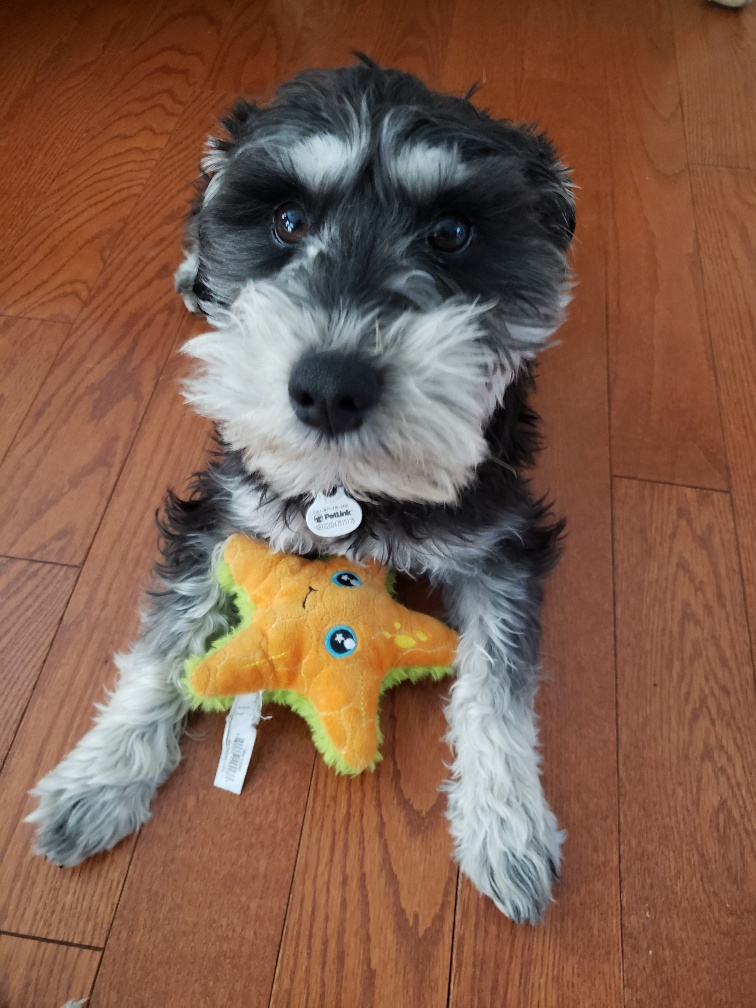
#> input picture Chapter1/Data/Dog.jpg, 756 x 1008 px, found by its file name
$ jupyter execute --allow-errors 2D-DCT.ipynb   (older library calls are emulated)
#> lines starting #> are read from the running program, lines starting #| are printed output that depends on the picture
[cell 1]
# This program is for the book "Digital Image Processing" by Dr. Mahmood Azimi-Sadjadi.
# Copyright Copyright (c) 2020 Yifan Yang and Dr. Mahmood Azimi-Sadjadi.
# Contact: mahmood.azimi-sadjadi@colostate.edu

# Give colab access to google drive

[cell 2]
# give colab access to google drive
from google.colab import drive
drive.mount('/content/drive')

# Define SNR and MSE for Evaluation

[cell 3]
import numpy as np

def snr_dB(actu,pred):
    err = pred - actu
    err = (err - np.mean(err, axis=(0,1)))
    sigma_n = np.var(err,  axis=1)
    actu = (actu - np.mean(actu, axis=(0,1)))
    sigma_s = np.var(actu, axis=1)
    ns = sigma_n/sigma_s
    snr = np.mean(20 * np.log10(ns))
    return snr

def MSE(actu, pred):
     return np.square(actu - pred).mean()

#Load Peper Image and Plot It

[cell 4]
import scipy.io as sio
import numpy as np
import matplotlib.pyplot as plt

# image path
work_path = '/content/drive/MyDrive/DigitalImageProcessing/Chapter1/'

# load image
img = sio.loadmat(work_path + 'Data/Peppers.mat')['peppers']
#> (reads Chapter1/Data/Peppers.mat from the repository)

# plot image
plt.imshow(img,cmap='gray')
plt.axis('off');

# Perform 2D-DCT on Peper Image

[cell 5]
from scipy.fftpack import dct

# take 2D-DCT
img_dct = dct(dct(img, axis=0), axis=1)

# The scale is not good due to strong components (e.g. the 0,0 DC component).
# Here we take logarithmic scale
im = plt.imshow(np.log10(np.abs(img_dct)),cmap='gray')
plt.axis('off')
plt.colorbar(im)

# save figure
plt.savefig(work_path+'Plots/DCT/Peppers.2D.DCT' + '.pdf', format='pdf',
                    bbox_inches='tight', facecolor=(1, 1, 1, 0))
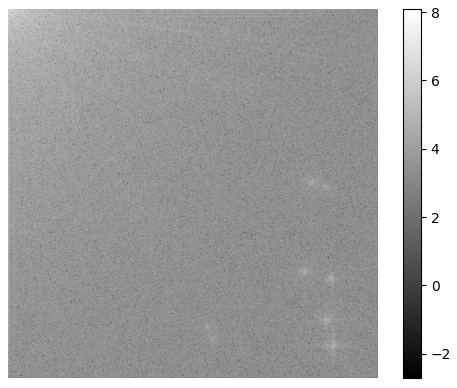
#> figure drawn by matplotlib, 2 panels

# Perform Inverse 2D-DCT

[cell 6]
from scipy.fftpack import idct

# take 2D-iDCT
img_idct = idct(idct(img_dct, axis=0), axis=1)

im = plt.imshow(img_idct,cmap='gray')
plt.axis('off');

# Perform 2D-DCT using Blocks and Thresholds

[cell 7]
from scipy.fftpack import dct

dct_coeff = np.zeros((img.shape))

block_size = 8

for i in range(0, img.shape[0], block_size):
  for j in range(0, img.shape[1], block_size):
    dct_coeff[i:i+block_size, j:j+block_size] = dct(dct(img[i:i+block_size, j:j+block_size], axis=0), axis=1)
    # if only retain top-left coefficient for each block
    dct_coeff[i+2:i+block_size, j+2:j+block_size] = 0

im = plt.imshow((np.abs(dct_coeff)),cmap='gray', vmax = 5000)

plt.axis('off')
plt.colorbar(im)

# save figure
plt.savefig(work_path+'Plots/DCT/Peppers.2D.DCT.Block' + '.pdf', format='pdf',
                    bbox_inches='tight', facecolor=(1, 1, 1, 0))
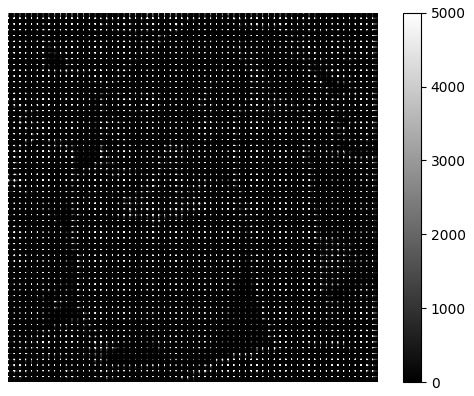
#> figure drawn by matplotlib, 2 panels

# Perform Inverse 2D-DCT Block-Wise

[cell 8]
from scipy.fftpack import idct

img_idct = np.zeros((dct_coeff.shape))

block_size = 8

for i in range(0, dct_coeff.shape[0], block_size):
  for j in range(0, dct_coeff.shape[1], block_size):
    img_idct[i:i+block_size, j:j+block_size] = idct(idct(dct_coeff[i:i+block_size, j:j+block_size], axis=0), axis=1)

# convert to uint8
#> (the rest of this cell did not finish here and is left out)

# Load Dog Image and Plot it

[cell 9]
from matplotlib import image
import numpy as np

# image path
work_path = '/content/drive/MyDrive/DigitalImageProcessing/Chapter1/'

# load image
img = image.imread(work_path + 'Data/Dog.jpg')
#> img is the input picture: shape (1008, 756, 3); mean R, G, B 128.8, 94.2, 76
img = np.transpose(img, (0,1,2))

# plot image
import matplotlib.pyplot as plt
plt.imshow(img)
plt.axis('off')

# Perform 2D-DCT

[cell 10]
from scipy.fftpack import dct

# take 2D-DCT
img_dct = dct(dct(img, axis=0), axis=1)

fig, ax = plt.subplots(1, 3, figsize=(12, 8))

# red channel
im = ax[0].imshow(np.abs(img_dct[:,:,0]),cmap='gray', vmax = 50000, vmin=2000)
ax[0].set_title('Red Channel')
ax[0].axis('off')

# green channel
im = ax[1].imshow(np.abs(img_dct[:,:,1]),cmap='gray', vmax = 50000, vmin=2000)
ax[1].set_title('Green Channel')
ax[1].axis('off')

# blue channel
im = ax[2].imshow(np.abs(img_dct[:,:,2]),cmap='gray', vmax = 50000, vmin=2000)
ax[2].set_title('Blue Channel')
ax[2].axis('off')

fig.colorbar(im, ax=ax.ravel().tolist(), shrink = 0.45)

# save figure
plt.savefig(work_path+'Plots/DCT/Dog.2D.DCT' + '.pdf', format='pdf',
                    bbox_inches='tight', facecolor=(1, 1, 1, 0))
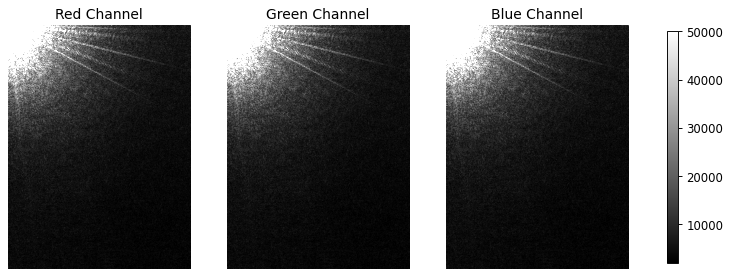
#> figure drawn by matplotlib, 4 panels

# Perform Inverse 2D-DCT

[cell 11]
from scipy.fftpack import idct
import cv2

# take 2D-iDCT
plt.figure()
img_idct = idct(idct(img_dct, axis=0), axis=1)
norm_image = cv2.normalize(img_idct, None, alpha = 0, beta = 255, norm_type = cv2.NORM_MINMAX, dtype = cv2.CV_32F)
plt.figure()
im = plt.imshow(norm_image.astype(np.uint8))
plt.axis('off');

# Perform 2D-DCT using Blocks

[cell 12]
from scipy.fftpack import dct

dct_coeff = np.zeros((img.shape))

block_size = 36

for i in range(0, img.shape[0], block_size):
  for j in range(0, img.shape[1], block_size):
    dct_coeff[i:i+block_size, j:j+block_size] = dct(dct(img[i:i+block_size, j:j+block_size], axis=0), axis=1)
    # if only retain top-left coefficient for each block
    dct_coeff[i+2:i+block_size, j+2:j+block_size] = 0
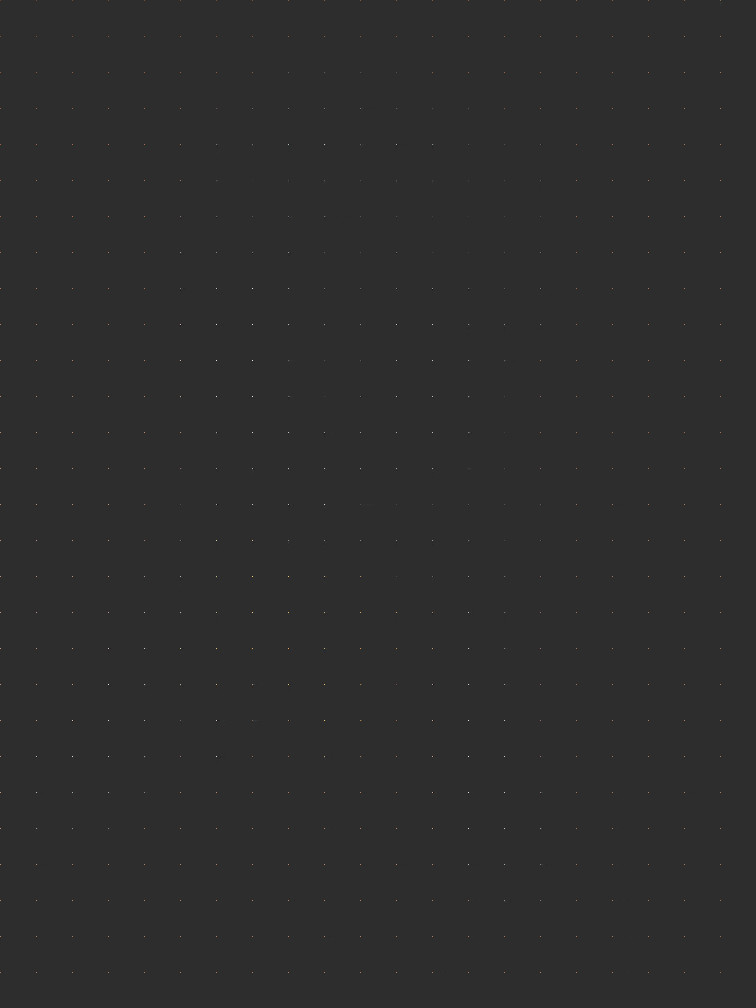
#> dct_coeff: shape (1008, 756, 3) float64; mean R, G, B 513.4, 374.6, 302.5; drawn with min black and max white


fig, ax = plt.subplots(1, 3, figsize=(12, 8))

im = ax[0].imshow(np.abs(dct_coeff[:,:,0]), cmap='gray', vmax=1000, vmin=0)
ax[0].set_title('Red Channel')
ax[0].axis('off')

im = ax[1].imshow(np.abs(dct_coeff[:,:,1]), cmap='gray', vmax=1000, vmin=0)
ax[1].set_title('Green Channel')
ax[1].axis('off')

im = ax[2].imshow(np.abs(dct_coeff[:,:,2]), cmap='gray', vmax=1000, vmin=0)
ax[2].set_title('Blue Channel')
ax[2].axis('off')

fig.colorbar(im, ax=ax.ravel().tolist(), shrink = 0.45)

# save figure
plt.savefig(work_path+'Plots/DCT/Dog.2D.DCT.Block.pdf', format='pdf',
                    bbox_inches='tight', facecolor=(1, 1, 1, 0))
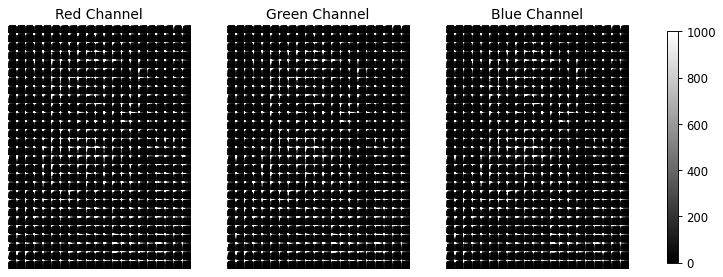
#> figure drawn by matplotlib, 4 panels

# Perform Inverse 2D-DCT Block-Wise

[cell 13]
from scipy.fftpack import idct
import cv2

# take 2D-iDCT
img_idct = np.zeros((dct_coeff.shape))
block_size = 36

for i in range(0, dct_coeff.shape[0], block_size):
  for j in range(0, dct_coeff.shape[1], block_size):
    img_idct[i:i+block_size, j:j+block_size] = idct(idct(dct_coeff[i:i+block_size, j:j+block_size], axis=0), axis=1)
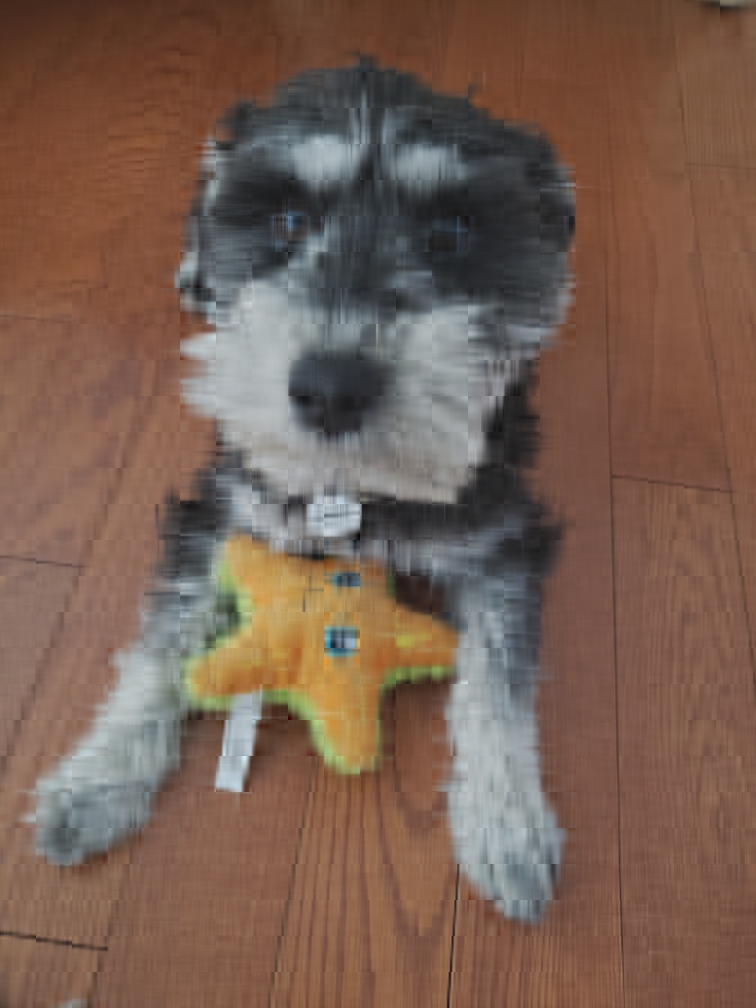
#> img_idct: shape (1008, 756, 3) float64; mean R, G, B 667662.4, 488262.8, 394141.5; drawn with min black and max white

# convert to uint8
norm_image = cv2.normalize(img_idct, None, alpha = 0, beta = 255, norm_type = cv2.NORM_MINMAX, dtype = cv2.CV_32F).astype(np.uint8)
plt.figure()
plt.imshow(norm_image)
plt.axis('off');

# print SNR and MSE
print('SNR:', np.round(snr_dB(img, norm_image),2))
#> in snr_dB, `err = pred - actu`:
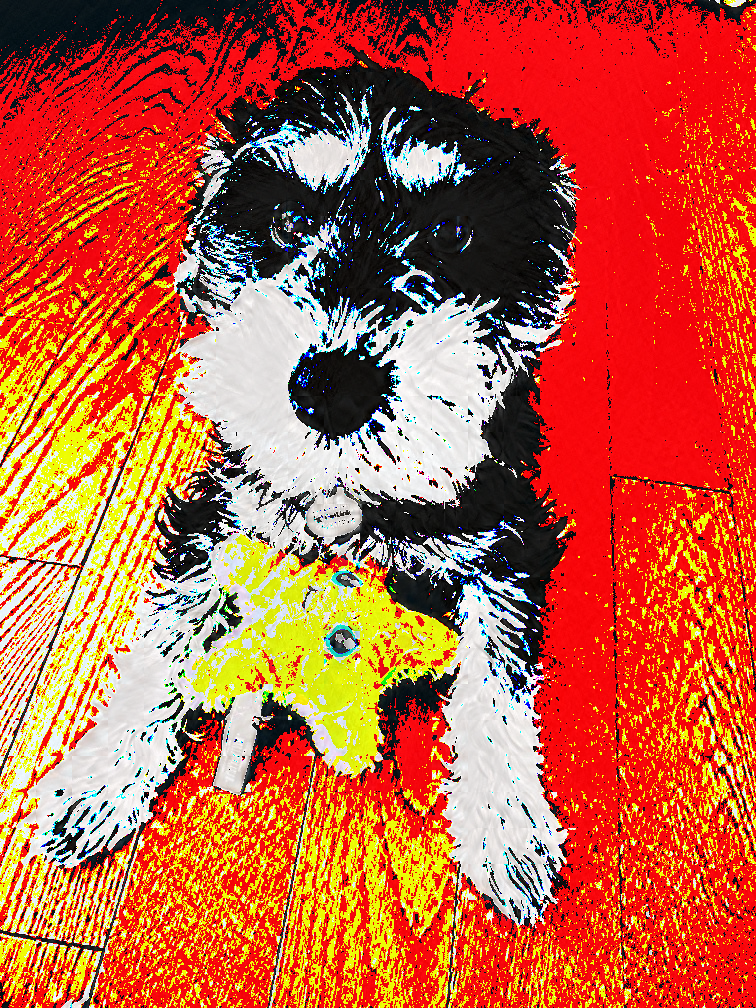
#> err: shape (1008, 756, 3); mean R, G, B 191.2, 94.6, 63.4
#> in snr_dB, `err = (err - np.mean(err, axis=(0,1)))`:
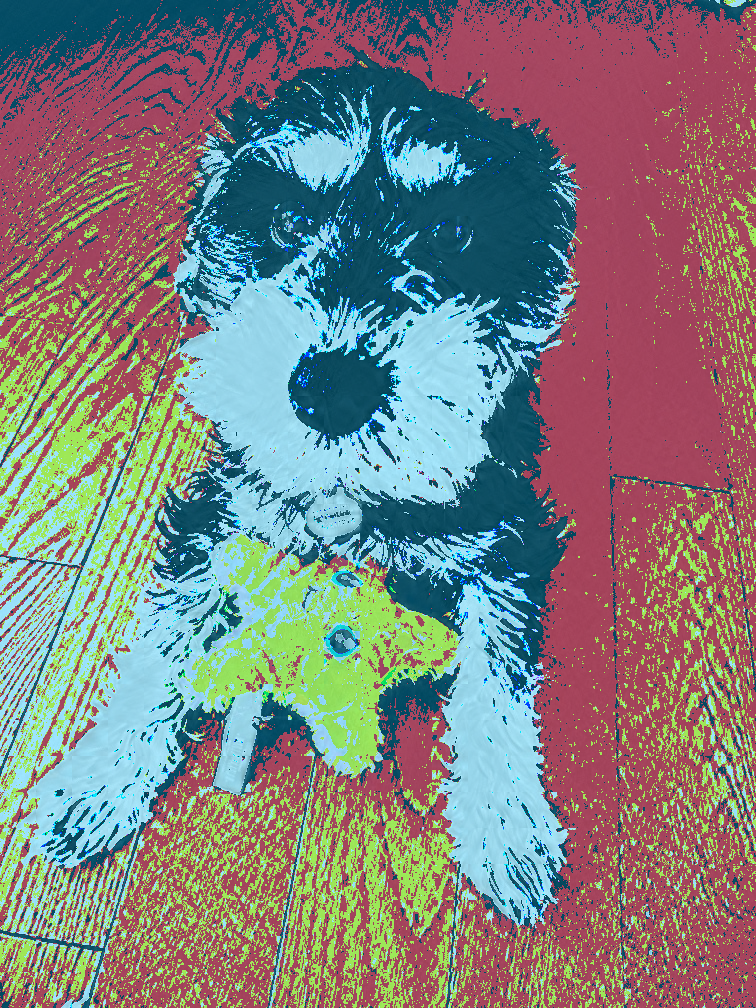
#> err: shape (1008, 756, 3) float64; mean R, G, B 0, 0, 0; drawn with min black and max white
#> in snr_dB, `sigma_n = np.var(err,  axis=1)`: sigma_n = 1008 rows, first 8: [12620.3, 2070.1, 1317.7], [12551.8, 1748.3, 1056.2], [12276.7, 1583.8, 1016.2], [12704, 1255.5, 749.1], [12801.7, 927.1, 910.9], [13054.1, 821.3, 583.4], [13651.9, 457.5, 363.8], [13897.1, 93.06, 14.2]
#> in snr_dB, `actu = (actu - np.mean(actu, axis=(0,1)))`:
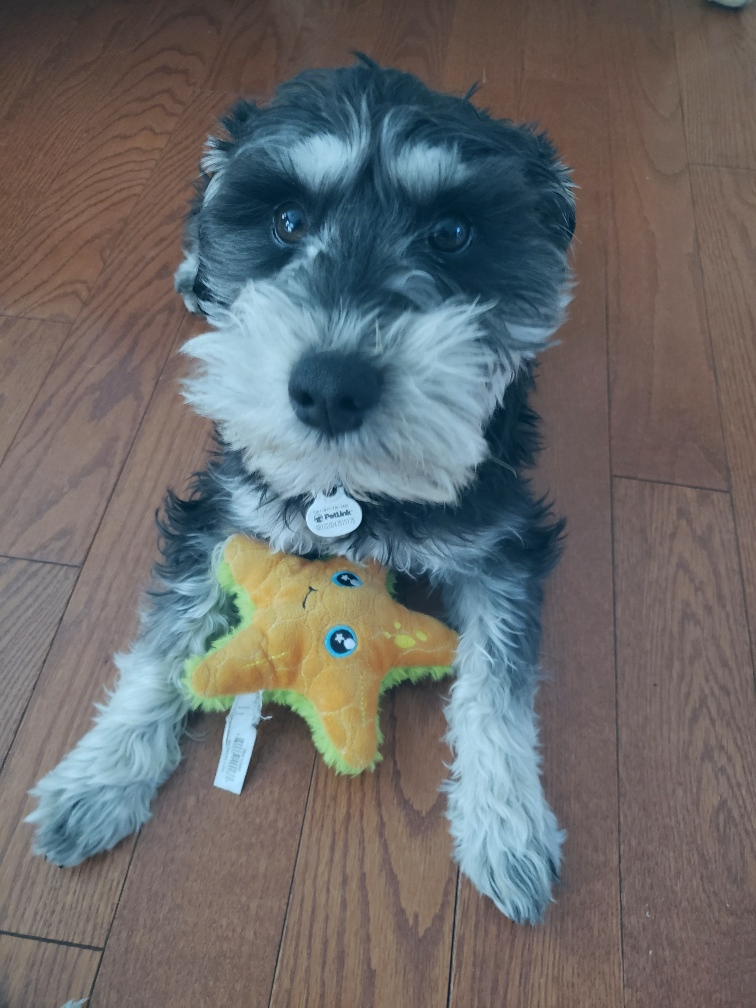
#> actu: shape (1008, 756, 3) float64; mean of channels 0, 1, 2 0, 0, 0; drawn with min black and max white
#> in snr_dB, `sigma_s = np.var(actu, axis=1)`: sigma_s = 1008 rows, first 8: [312.9, 432.5, 387.4], [302.3, 381.4, 337.3], [289.1, 326.8, 293.3], [278.6, 279.6, 253.6], [270.3, 239.8, 220.6], [255.2, 184.4, 162.3], [260.9, 148.3, 113.3], [285.6, 151.4, 101.4]
#> in snr_dB, `ns = sigma_n/sigma_s`: ns = 1008 rows, first 8: [40.33, 4.79, 3.4], [41.51, 4.58, 3.13], [42.47, 4.85, 3.46], [45.6, 4.49, 2.95], [47.35, 3.87, 4.13], [51.16, 4.45, 3.6], [52.32, 3.09, 3.21], [48.67, 0.615, 0.14]
#> in snr_dB, `snr = np.mean(20 * np.log10(ns))`: snr = 15.16
#| SNR: 15.16
print('MSE:', np.round(MSE(img, norm_image), 2))
#| MSE: 84.26

# save figure
plt.savefig(work_path+'Plots/DCT/Dog.2D.IDCT.Block.pdf', format='pdf',
                    bbox_inches='tight', facecolor=(1, 1, 1, 0))
